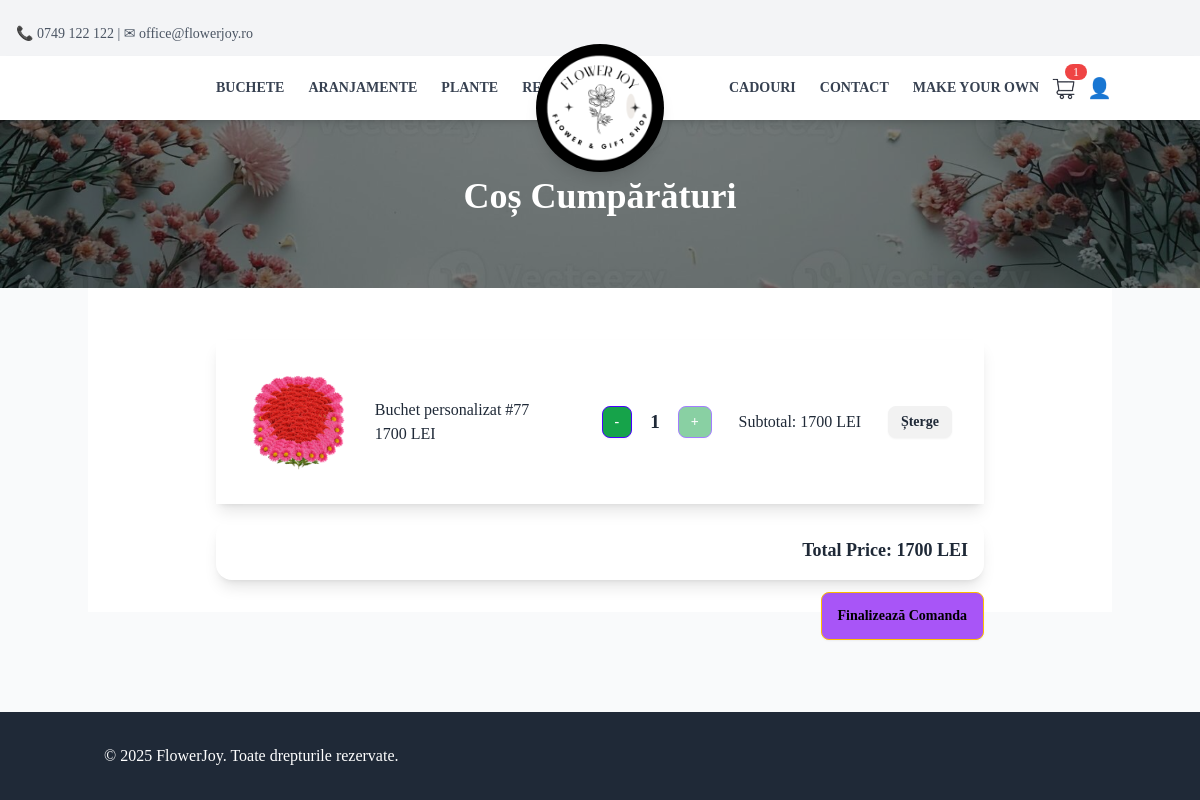
Page /cart/ on the committed database.
### App/models.py (models this page shows, shortened)
class CartItem(models.Model):
    user = models.ForeignKey(User, on_delete=models.CASCADE, null=True, blank=True)
    session_id = models.CharField(max_length=255, null=True, blank=True) # Store session ID for anonymous users
    product = models.ForeignKey(Product, on_delete=models.CASCADE)
    quantity = models.PositiveIntegerField(default=1)
    reserved_until = models.DateTimeField(null=True, blank=True)
    def total_price(self):
        return self.product.price * self.quantity

class Product(models.Model):
    name = models.CharField(max_length=100, null=False, blank=False)
    description = RichTextField()
    category = models.CharField(
        max_length=100,
        choices=[
            ("buchete", "buchete"),
            ("plante", "plante"),
            ("aranjamente", "aranjamente"),
            ("Accessories", "Accessories"),
            ("Gifts", "Gifts"),
            ("CustomBouquet", "CustomBouquet"),
        ],
        default="General"
    )
    price = models.DecimalField(max_digits=10, decimal_places=0, null=False, blank=False)
    image = models.ImageField(upload_to="Pictures/", null=False, blank=False)
    created_at = models.DateTimeField(auto_now_add=True, null=False, blank=False)
    stock = models.PositiveIntegerField(default=0)
    is_custom = models.BooleanField(default=False)
    in_store = models.BooleanField(default=False)
    auction_manual = models.BooleanField(default=False)
    auction_start_time = models.DateTimeField(null=True, blank=True)
    auction_floor_price = models.DecimalField(max_digits=10, decimal_places=2, default=10)
    auction_interval_minutes = models.PositiveIntegerField(default=60)
    auction_drop_amount = models.DecimalField(max_digits=6, decimal_places=2, default=5)
    before_auction_price = models.DecimalField(max_digits=10, decimal_places=2, null=False, blank=False, default=0.00)  # Store the price before auction
    bid_submited = models.BooleanField(default=False)  # Track if a bid has been submitted
    number_of_purcheses = models.PositiveIntegerField(default=0)  # Track the number of purchases

### App/views.py (the view)
# urls.py: path('cart/', cart_view, name='cart'),
def cart_view(request):
    if request.user.is_authenticated:
        cart_items = CartItem.objects.filter(user=request.user)
    else:
        session_id = request.session.session_key
        if not session_id:
            request.session.create()
            session_id = request.session.session_key
        cart_items = CartItem.objects.filter(session_id=session_id)
    total_price = sum(item.total_price() for item in cart_items)
    context = {
        'cart_items': cart_items,
        'total_price': total_price
    }
    return render(request, 'cart.html', context)

### App/templates/partials/cart.html (shortened to what this page needs)
{% extends 'base.html' %}
{% block content %}
<section class="relative w-full h-72 bg-cover bg-center" style="background-image: url('/static/bannerCart.jpg');">
    <div class="container mx-auto px-4 py-16 relative z-10 text-white">
        <h1 class="text-4xl font-bold text-center mt-28">Coș Cumpărături</h1>
    </div>
</section>
<div class="container mx-auto px-4 py-8 bg-white">
    {% if cart_items %}
    <div class="container mt-5 max-w-3xl mx-auto">
    {% for cart_item in cart_items %}
        <div id="cart-item-{{ cart_item.id }}" >
            {% include 'partials/cart_item.html' with cart_item=cart_item %}
        </div>
        {% endfor %}
        <div id="total-price-container" class="card shadow-lg p-4 mt-4 text-right">
            <p class="text-lg font-semibold">Total Price: <span id="total-price">{{ total_price }}</span> LEI</p>
        </div>
        <a href=" {% url 'checkout' %} " class="btn bg-purple-500 btn-warning b-sm mt-3 mb-5 float-right">Finalizează Comanda</a>
    {% endif %}
    </div>
</div>
{% endblock %}

### App/templates/partials/cart_item.html (shortened to what this page needs)
<div id="cart-item-{{ cart_item.id }}" class="card-body mb-3 shadow-lg" hx-target="this" hx-swap="innerHTML">
    <div class="flex justify-between items-center">
        <div class="center">
                <img src="{{ cart_item.product.image.url }}" class="img-fluid rounded" alt="{{ cart_item.product.name }}" style="width: 100px; height: 100px; object-fit: cover;">
        </div>
        <div class="center" style="flex: 1; max-width: 200px; text-align: left; padding-right: 10px;">
            <p class="card-text font-medium truncate" style="margin: 0;">{{ cart_item.product.name }}</p>
            <p class="card-text font-medium" style="margin: 0;">{{ cart_item.product.price }} LEI</p>
        </div>
        <div class="flex items-center space-x-2">
            {% if not cart_item.product.bid_submited %}
            <a href="{% url 'decrement_quantity' product_id=cart_item.product.id %}"
               class="btn btn-primary btn-sm center bg-green-600 text-white"
               hx-get="{% url 'decrement_quantity' product_id=cart_item.product.id %}"
               hx-target="#cart-item-{{ cart_item.id }}"
               hx-swap="outerHTML">-</a>
            {%endif %}
            <div class="center" style="padding: 0 10px; text-align: center;">
                <p class="card-text font-bold text-lg" style="margin: 0; font-size: 1.2rem;">{{ cart_item.quantity }}</p>
            </div>
            {% if not cart_item.product.bid_submited %}
            <a href="{% url 'increment_quantity' product_id=cart_item.product.id %}"
               class="btn btn-primary btn-sm center bg-green-600 text-white
               {% if cart_item.product.category in 'buchete,aranjamente' %}
                   {% if cart_item.quantity >= 10 %}opacity-50 cursor-not-allowed pointer-events-none{% endif %}
               {% else %}
                   {% if cart_item.quantity >= cart_item.product.stock %}opacity-50 cursor-not-allowed pointer-events-none{% endif %}
               {% endif %}"
               {% if cart_item.product.category in 'buchete,aranjamente' %}
                   {% if cart_item.quantity < 10 %}
                       hx-get="{% url 'increment_quantity' product_id=cart_item.product.id %}"
                       hx-target="#cart-item-{{ cart_item.id }}"
                       hx-swap="outerHTML"
                   {% endif %}
               {% else %}
               {% endif %}
            >+</a>
            {%endif %}
        </div>
        <div class="center" style="min-width: 120px; text-align: right;">
            <p class="card-text">Subtotal: {{ cart_item.total_price }} LEI </p>
        </div>
        <div class="center">
            <a href="{% url 'remove_from_cart' product_id=cart_item.product.id %}"
               class="btn btn-danger btn-sm"
               hx-get="{% url 'remove_from_cart' product_id=cart_item.product.id %}"
               hx-target="#cart-item-{{ cart_item.id }}"
               hx-swap="outerHTML">Șterge</a>
        </div>
    </div>
</div>

### rows in the picture
CartItem: product.image (picture), product.name "Buchet personalizat #77", product.price "1700", quantity "1", total_price "1700"

### other values in the picture
{{ cart_count }} "1"
{{ total_price }} "1700"
